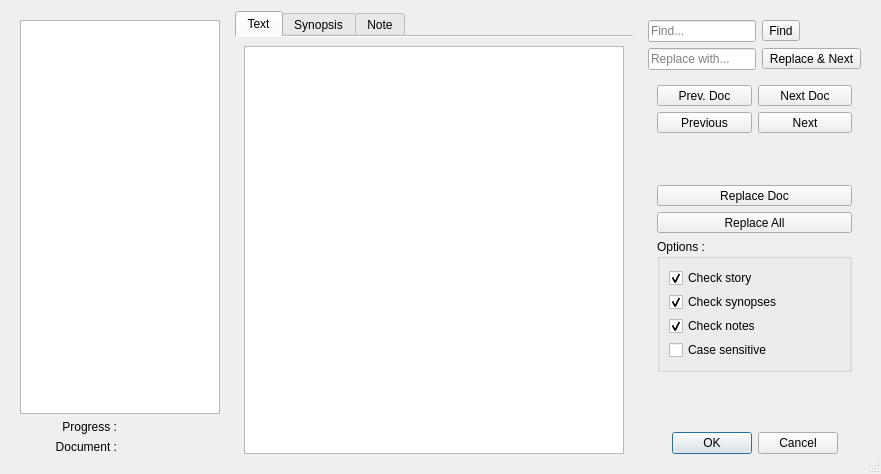
<?xml version="1.0" encoding="UTF-8"?>
<ui version="4.0">
 <class>FindReplace</class>
 <widget class="QDialog" name="FindReplace">
  <property name="geometry">
   <rect>
    <x>0</x>
    <y>0</y>
    <width>881</width>
    <height>474</height>
   </rect>
  </property>
  <property name="minimumSize">
   <size>
    <width>700</width>
    <height>450</height>
   </size>
  </property>
  <property name="windowTitle">
   <string>Find &amp; Replace Dialog</string>
  </property>
  <property name="locale">
   <locale language="English" country="UnitedKingdom"/>
  </property>
  <property name="sizeGripEnabled">
   <bool>true</bool>
  </property>
  <property name="modal">
   <bool>true</bool>
  </property>
  <layout class="QHBoxLayout" name="horizontalLayout">
   <item>
    <widget class="QWidget" name="treeWidget" native="true">
     <property name="sizePolicy">
      <sizepolicy hsizetype="Fixed" vsizetype="Preferred">
       <horstretch>0</horstretch>
       <verstretch>0</verstretch>
      </sizepolicy>
     </property>
     <layout class="QVBoxLayout" name="verticalLayout_4" stretch="0,0">
      <item>
       <widget class="CheckableTree" name="tree">
        <property name="minimumSize">
         <size>
          <width>150</width>
          <height>0</height>
         </size>
        </property>
        <property name="maximumSize">
         <size>
          <width>200</width>
          <height>16777215</height>
         </size>
        </property>
        <property name="contextMenuPolicy">
         <enum>Qt::PreventContextMenu</enum>
        </property>
        <property name="horizontalScrollBarPolicy">
         <enum>Qt::ScrollBarAsNeeded</enum>
        </property>
        <property name="editTriggers">
         <set>QAbstractItemView::NoEditTriggers</set>
        </property>
        <property name="showDropIndicator" stdset="0">
         <bool>false</bool>
        </property>
        <property name="verticalScrollMode">
         <enum>QAbstractItemView::ScrollPerPixel</enum>
        </property>
        <property name="autoExpandDelay">
         <number>1000</number>
        </property>
        <property name="indentation">
         <number>10</number>
        </property>
        <property name="uniformRowHeights">
         <bool>true</bool>
        </property>
        <property name="animated">
         <bool>true</bool>
        </property>
        <property name="wordWrap">
         <bool>true</bool>
        </property>
        <property name="headerHidden">
         <bool>true</bool>
        </property>
        <property name="expandsOnDoubleClick">
         <bool>false</bool>
        </property>
        <attribute name="headerDefaultSectionSize">
         <number>60</number>
        </attribute>
        <attribute name="headerMinimumSectionSize">
         <number>20</number>
        </attribute>
       </widget>
      </item>
      <item>
       <layout class="QGridLayout" name="gridLayout_3">
        <item row="0" column="0">
         <widget class="QLabel" name="label_4">
          <property name="text">
           <string>Progress :</string>
          </property>
          <property name="alignment">
           <set>Qt::AlignRight|Qt::AlignTrailing|Qt::AlignVCenter</set>
          </property>
         </widget>
        </item>
        <item row="1" column="0">
         <widget class="QLabel" name="label_3">
          <property name="text">
           <string>Document :</string>
          </property>
          <property name="alignment">
           <set>Qt::AlignRight|Qt::AlignTrailing|Qt::AlignVCenter</set>
          </property>
         </widget>
        </item>
        <item row="0" column="1">
         <widget class="QLabel" name="progressLabel">
          <property name="text">
           <string/>
          </property>
         </widget>
        </item>
        <item row="1" column="1">
         <widget class="QLabel" name="documentLabel">
          <property name="text">
           <string/>
          </property>
         </widget>
        </item>
       </layout>
      </item>
     </layout>
    </widget>
   </item>
   <item>
    <widget class="QTabWidget" name="tabWidget">
     <property name="tabShape">
      <enum>QTabWidget::Rounded</enum>
     </property>
     <property name="currentIndex">
      <number>0</number>
     </property>
     <property name="documentMode">
      <bool>true</bool>
     </property>
     <widget class="QWidget" name="textTab">
      <attribute name="icon">
       <iconset resource="../pics.qrc">
        <normaloff>:/pics/applications-office.png</normaloff>:/pics/applications-office.png</iconset>
      </attribute>
      <attribute name="title">
       <string>Text</string>
      </attribute>
      <layout class="QHBoxLayout" name="horizontalLayout_2">
       <item>
        <widget class="TextZone" name="textEdit">
         <property name="readOnly">
          <bool>false</bool>
         </property>
        </widget>
       </item>
      </layout>
     </widget>
     <widget class="QWidget" name="synTab">
      <attribute name="icon">
       <iconset resource="../pics.qrc">
        <normaloff>:/pics/view-pim-notes.png</normaloff>:/pics/view-pim-notes.png</iconset>
      </attribute>
      <attribute name="title">
       <string>Synopsis</string>
      </attribute>
      <layout class="QHBoxLayout" name="horizontalLayout_3">
       <item>
        <widget class="NoteZone" name="synEdit">
         <property name="readOnly">
          <bool>false</bool>
         </property>
        </widget>
       </item>
      </layout>
     </widget>
     <widget class="QWidget" name="noteTab">
      <attribute name="icon">
       <iconset resource="../pics.qrc">
        <normaloff>:/pics/view-pim-notes.png</normaloff>:/pics/view-pim-notes.png</iconset>
      </attribute>
      <attribute name="title">
       <string>Note</string>
      </attribute>
      <layout class="QHBoxLayout" name="horizontalLayout_4">
       <item>
        <widget class="NoteZone" name="noteEdit">
         <property name="readOnly">
          <bool>false</bool>
         </property>
        </widget>
       </item>
      </layout>
     </widget>
    </widget>
   </item>
   <item>
    <widget class="QWidget" name="optionsWidget" native="true">
     <property name="sizePolicy">
      <sizepolicy hsizetype="Fixed" vsizetype="Preferred">
       <horstretch>0</horstretch>
       <verstretch>0</verstretch>
      </sizepolicy>
     </property>
     <layout class="QGridLayout" name="gridLayout_2">
      <item row="0" column="0">
       <widget class="QLineEdit" name="findEdit">
        <property name="sizePolicy">
         <sizepolicy hsizetype="Expanding" vsizetype="Fixed">
          <horstretch>0</horstretch>
          <verstretch>0</verstretch>
         </sizepolicy>
        </property>
        <property name="text">
         <string/>
        </property>
        <property name="placeholderText">
         <string>Find...</string>
        </property>
       </widget>
      </item>
      <item row="0" column="1">
       <widget class="QToolButton" name="findButton">
        <property name="sizePolicy">
         <sizepolicy hsizetype="Fixed" vsizetype="Fixed">
          <horstretch>0</horstretch>
          <verstretch>0</verstretch>
         </sizepolicy>
        </property>
        <property name="toolTip">
         <string>Find next</string>
        </property>
        <property name="text">
         <string>Find</string>
        </property>
        <property name="icon">
         <iconset resource="../pics.qrc">
          <normaloff>:/pics/arrow-right.png</normaloff>:/pics/arrow-right.png</iconset>
        </property>
        <property name="iconSize">
         <size>
          <width>20</width>
          <height>20</height>
         </size>
        </property>
       </widget>
      </item>
      <item row="1" column="0">
       <widget class="QLineEdit" name="replaceEdit">
        <property name="sizePolicy">
         <sizepolicy hsizetype="Expanding" vsizetype="Fixed">
          <horstretch>0</horstretch>
          <verstretch>0</verstretch>
         </sizepolicy>
        </property>
        <property name="inputMask">
         <string/>
        </property>
        <property name="text">
         <string/>
        </property>
        <property name="placeholderText">
         <string>Replace with...</string>
        </property>
       </widget>
      </item>
      <item row="1" column="1">
       <widget class="QToolButton" name="replaceAndNextButton">
        <property name="sizePolicy">
         <sizepolicy hsizetype="Fixed" vsizetype="Fixed">
          <horstretch>0</horstretch>
          <verstretch>0</verstretch>
         </sizepolicy>
        </property>
        <property name="toolTip">
         <string>Replace &amp; Find next</string>
        </property>
        <property name="text">
         <string>Replace &amp;&amp; Next</string>
        </property>
        <property name="icon">
         <iconset resource="../pics.qrc">
          <normaloff>:/pics/arrow-right-replace.png</normaloff>:/pics/arrow-right-replace.png</iconset>
        </property>
        <property name="iconSize">
         <size>
          <width>20</width>
          <height>20</height>
         </size>
        </property>
       </widget>
      </item>
      <item row="3" column="0" colspan="2">
       <widget class="QDialogButtonBox" name="buttonBox">
        <property name="sizePolicy">
         <sizepolicy hsizetype="Ignored" vsizetype="Fixed">
          <horstretch>0</horstretch>
          <verstretch>0</verstretch>
         </sizepolicy>
        </property>
        <property name="orientation">
         <enum>Qt::Horizontal</enum>
        </property>
        <property name="standardButtons">
         <set>QDialogButtonBox::Cancel|QDialogButtonBox::Ok</set>
        </property>
        <property name="centerButtons">
         <bool>true</bool>
        </property>
       </widget>
      </item>
      <item row="2" column="0" colspan="2">
       <widget class="QWidget" name="littleOptionsWidget" native="true">
        <layout class="QGridLayout" name="gridLayout_5">
         <item row="4" column="0">
          <widget class="QGroupBox" name="groupBox">
           <property name="sizePolicy">
            <sizepolicy hsizetype="Preferred" vsizetype="Preferred">
             <horstretch>0</horstretch>
             <verstretch>0</verstretch>
            </sizepolicy>
           </property>
           <property name="title">
            <string>Options :</string>
           </property>
           <layout class="QGridLayout" name="gridLayout_4">
            <property name="bottomMargin">
             <number>9</number>
            </property>
            <property name="horizontalSpacing">
             <number>7</number>
            </property>
            <property name="verticalSpacing">
             <number>4</number>
            </property>
            <item row="0" column="0">
             <widget class="QCheckBox" name="textCheckBox">
              <property name="text">
               <string>Check story</string>
              </property>
              <property name="checked">
               <bool>true</bool>
              </property>
             </widget>
            </item>
            <item row="1" column="0">
             <widget class="QCheckBox" name="synCheckBox">
              <property name="text">
               <string>Check synopses</string>
              </property>
              <property name="checked">
               <bool>true</bool>
              </property>
             </widget>
            </item>
            <item row="2" column="0">
             <widget class="QCheckBox" name="noteCheckBox">
              <property name="text">
               <string>Check notes</string>
              </property>
              <property name="checked">
               <bool>true</bool>
              </property>
             </widget>
            </item>
            <item row="3" column="0">
             <widget class="QCheckBox" name="caseSensitiveCheckBox">
              <property name="text">
               <string>Case sensitive</string>
              </property>
             </widget>
            </item>
           </layout>
          </widget>
         </item>
         <item row="0" column="0">
          <layout class="QGridLayout" name="gridLayout">
           <property name="sizeConstraint">
            <enum>QLayout::SetNoConstraint</enum>
           </property>
           <item row="1" column="1">
            <widget class="QToolButton" name="nextButton">
             <property name="sizePolicy">
              <sizepolicy hsizetype="Minimum" vsizetype="Fixed">
               <horstretch>0</horstretch>
               <verstretch>0</verstretch>
              </sizepolicy>
             </property>
             <property name="text">
              <string>Next</string>
             </property>
            </widget>
           </item>
           <item row="1" column="0">
            <widget class="QToolButton" name="prevButton">
             <property name="sizePolicy">
              <sizepolicy hsizetype="Minimum" vsizetype="Fixed">
               <horstretch>0</horstretch>
               <verstretch>0</verstretch>
              </sizepolicy>
             </property>
             <property name="text">
              <string>Previous</string>
             </property>
            </widget>
           </item>
           <item row="0" column="1">
            <widget class="QToolButton" name="nextDocButton">
             <property name="sizePolicy">
              <sizepolicy hsizetype="Minimum" vsizetype="Fixed">
               <horstretch>0</horstretch>
               <verstretch>0</verstretch>
              </sizepolicy>
             </property>
             <property name="text">
              <string>Next Doc</string>
             </property>
            </widget>
           </item>
           <item row="0" column="0">
            <widget class="QToolButton" name="prevDocButton">
             <property name="sizePolicy">
              <sizepolicy hsizetype="Minimum" vsizetype="Fixed">
               <horstretch>0</horstretch>
               <verstretch>0</verstretch>
              </sizepolicy>
             </property>
             <property name="text">
              <string>Prev. Doc</string>
             </property>
            </widget>
           </item>
          </layout>
         </item>
         <item row="1" column="0">
          <spacer name="verticalSpacer_2">
           <property name="orientation">
            <enum>Qt::Vertical</enum>
           </property>
           <property name="sizeHint" stdset="0">
            <size>
             <width>20</width>
             <height>20</height>
            </size>
           </property>
          </spacer>
         </item>
         <item row="2" column="0">
          <widget class="QToolButton" name="replaceDocButton">
           <property name="sizePolicy">
            <sizepolicy hsizetype="Minimum" vsizetype="Fixed">
             <horstretch>0</horstretch>
             <verstretch>0</verstretch>
            </sizepolicy>
           </property>
           <property name="toolTip">
            <string>Replace in this document</string>
           </property>
           <property name="text">
            <string>Replace Doc</string>
           </property>
          </widget>
         </item>
         <item row="3" column="0">
          <widget class="QToolButton" name="replaceAllButton">
           <property name="sizePolicy">
            <sizepolicy hsizetype="Minimum" vsizetype="Fixed">
             <horstretch>0</horstretch>
             <verstretch>0</verstretch>
            </sizepolicy>
           </property>
           <property name="toolTip">
            <string>Replace in the selected documents</string>
           </property>
           <property name="text">
            <string>Replace All</string>
           </property>
          </widget>
         </item>
         <item row="5" column="0">
          <spacer name="verticalSpacer">
           <property name="orientation">
            <enum>Qt::Vertical</enum>
           </property>
           <property name="sizeHint" stdset="0">
            <size>
             <width>20</width>
             <height>40</height>
            </size>
           </property>
          </spacer>
         </item>
        </layout>
       </widget>
      </item>
     </layout>
    </widget>
   </item>
  </layout>
 </widget>
 <customwidgets>
  <customwidget>
   <class>CheckableTree</class>
   <extends>QTreeView</extends>
   <header location="global">common/trees/checkabletree.h</header>
  </customwidget>
  <customwidget>
   <class>NoteZone</class>
   <extends>QTextEdit</extends>
   <header location="global">notezone.h</header>
  </customwidget>
  <customwidget>
   <class>TextZone</class>
   <extends>QTextEdit</extends>
   <header location="global">textzone.h</header>
  </customwidget>
 </customwidgets>
 <resources>
  <include location="../pics.qrc"/>
 </resources>
 <connections>
  <connection>
   <sender>buttonBox</sender>
   <signal>accepted()</signal>
   <receiver>FindReplace</receiver>
   <slot>accept()</slot>
   <hints>
    <hint type="sourcelabel">
     <x>804</x>
     <y>448</y>
    </hint>
    <hint type="destinationlabel">
     <x>929</x>
     <y>389</y>
    </hint>
   </hints>
  </connection>
  <connection>
   <sender>buttonBox</sender>
   <signal>rejected()</signal>
   <receiver>FindReplace</receiver>
   <slot>reject()</slot>
   <hints>
    <hint type="sourcelabel">
     <x>776</x>
     <y>449</y>
    </hint>
    <hint type="destinationlabel">
     <x>1006</x>
     <y>391</y>
    </hint>
   </hints>
  </connection>
 </connections>
</ui>
